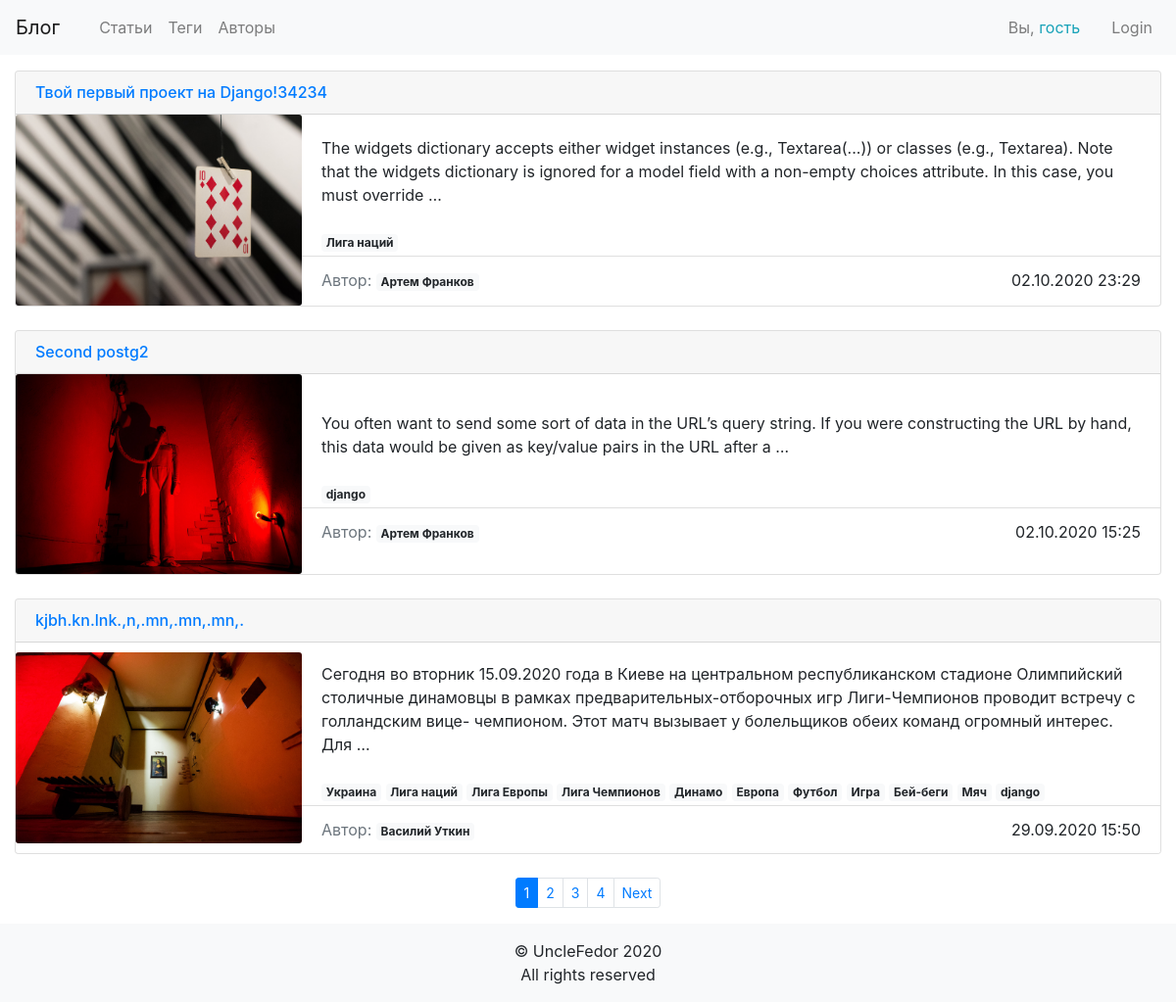
The page / on the database its author committed.
### blog/models.py (models this page shows, shortened)
class Post(models.Model):
    title = models.CharField('Заголовок', max_length=150, db_index=True)
    slug = models.SlugField(max_length=150, unique=True)
    body = models.TextField('Текст поста', blank=True, db_index=True)
    image = models.ImageField('Изображение', upload_to='images-of-posts')
    author = models.ForeignKey(User, verbose_name='Автор', on_delete=models.SET_NULL, null=True, blank=True, related_name='posts')
    date_pub = models.DateTimeField('Дата публикации')
    date_create = models.DateTimeField('Дата создания', auto_now_add=True)
    date_change = models.DateTimeField('Дата изменения', auto_now=True)
    tags = models.ManyToManyField(Tag, blank=True, related_name='posts')
    def get_absolute_url(self):
        return reverse('post_detail_url', kwargs={'slug': self.slug})
    class Meta:
        verbose_name = 'Пост'
        verbose_name_plural = 'Посты'
        ordering = ['-date_pub']

class Tag(models.Model):
    title = models.CharField('Имя тега', max_length=50, db_index=True)
    slug = models.SlugField(max_length=50, db_index=True)
    def get_absolute_url(self):
        return reverse('tag_detail_url', kwargs={'slug': self.slug})
    class Meta:
        verbose_name = 'Тег'
        verbose_name_plural = 'Теги'

### blog/views.py (the view)
# urls.py: path('', PostsList.as_view(), name='posts_list_url'),
class PostsList(ListView):
    model = Post
    template_name = 'blog/post_list.html'
    paginate_by = 3

### blog/templates/blog/post_list.html
{% extends 'blog/base.html' %}
{% block content %}
    {% include 'include/posts.html' with posts=post_list %}
    {% include 'include/pagination.html' %}
{% endblock %}

### blog/templates/include/posts.html
<div class="container-fluid mt-3 ">
    <div class="row">
        <div class="col">
            {% for post in posts %}
            <div class="card mb-4">
                <a href="{{ post.get_absolute_url }}">
                    <h6 class="card-header">{{ post.title }}</h6>
                </a>
                <div class="row no-gutters align-items-center">
                    <div class="col-md-3">
                        <img src="{{ post.image.url }}" class="card-img " alt="...">
                    </div>
                    <div class="col-md-9">
                        <div class="card-body">
                            <p class="card-text"> {{ post.body|truncatewords:35 }} </p>
                        </div>
                        <div style="padding: 3px 20px;">
                            {% for tag in post.tags.all %}
                            <a href="{{ tag.get_absolute_url }}" class="badge badge-light">{{tag.title }}</a>
                            {% endfor %}
                        </div>
                        <div class="card-footer bg-white">
                            <div class="row">
                                <div class="col text-left">
                                    <p class="card-text">
                                        <span class="text-muted">
                                            Автор:
                                            <a href="/author/{{post.author}}/" class="badge badge-light">{{post.author.get_full_name }}</a>
                                        </span>
                                    </p>
                                </div>
                                <div class="col text-right">{{ post.date_pub|date:'d.m.Y H:i' }}</div>
                            </div>
                        </div>
                    </div>
                </div>
            </div>
            {% endfor %}
        </div>
    </div>
</div>

### rows shown on the page
Post: title "Твой первый проект на Django!34234", image (picture), body "The widgets dictionary accepts either widget instances (e.g., Textarea(...)) or classes (e.g., Textarea). Note that the widgets dictionary is ignored for a model field with a non-empty choices attribute. In this case, you must override …", author.get_full_name "Артем Франков", date_pub "02.10.2020 23:29"
Tag: title "Лига наций"
Post: title "Second postg2", image (picture), body "You often want to send some sort of data in the URL’s query string. If you were constructing the URL by hand, this data would be given as key/value pairs in the URL after a …", author.get_full_name "Артем Франков", date_pub "02.10.2020 15:25"
Tag: title "django"
Post: title "kjbh.kn.lnk.,n,.mn,.mn,.mn,.", image (picture), body "Сегодня во вторник 15.09.2020 года в Киеве на центральном республиканском стадионе Олимпийский столичные динамовцы в рамках предварительных-отборочных игр Лиги-Чемпионов проводит встречу с голландским вице- чемпионом. Этот матч вызывает у болельщиков обеих команд огромный интерес. Для …", author.get_full_name "Василий Уткин", date_pub "29.09.2020 15:50"
Tag: title "Украина"
Tag: title "Лига Европы"
Tag: title "Лига Чемпионов"
Tag: title "Динамо"
Tag: title "Европа"
Tag: title "Футбол"
Tag: title "Игра"
Tag: title "Бей-беги"
Tag: title "Мяч"

### other values the page prints
{{ page }} "1" "2" "3" "4"
